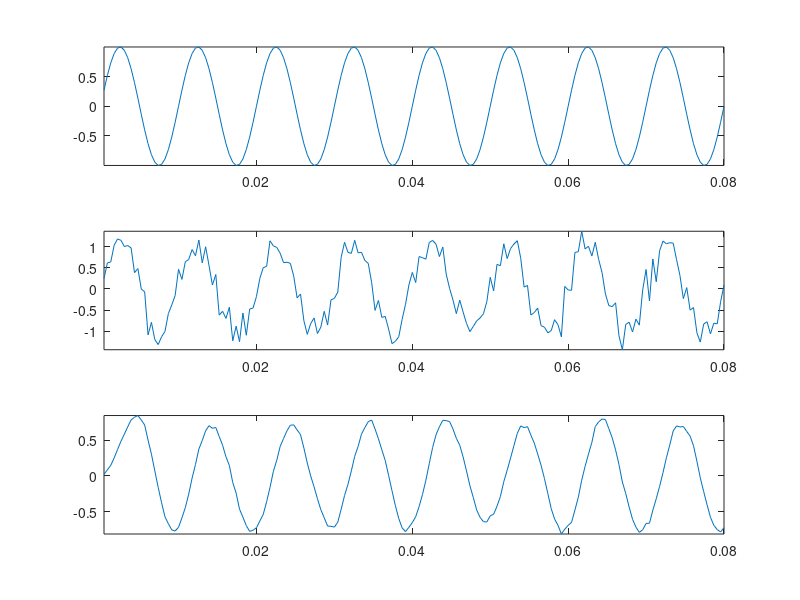

Reproduce this figure in MATLAB.
%%
clc
clear all
close all

%%
f = 100;
fs = 2300;
periodToObserve = 8;
SNR = 10;
win = 10;

%%
Ts = 1/fs;
T = 1/f;
t = Ts:Ts:periodToObserve*T;

sig = sin(2*pi*f*t);

noiseAmp = sqrt(var(sig)/10^(SNR/10));
noisySig = sig + noiseAmp*randn(size(sig));

%%
len = length(noisySig);
denoisedSig = zeros(1,len);
y = zeros(1,win);

for i = 1:len
    y = [noisySig(i), y(1:end-1)];
    denoisedSig(i) = mean(y);
end

figure, subplot(311), plot(t,sig), axis tight;
subplot(312), plot(t,noisySig), axis tight;
subplot(313), plot(t,denoisedSig), axis tight;